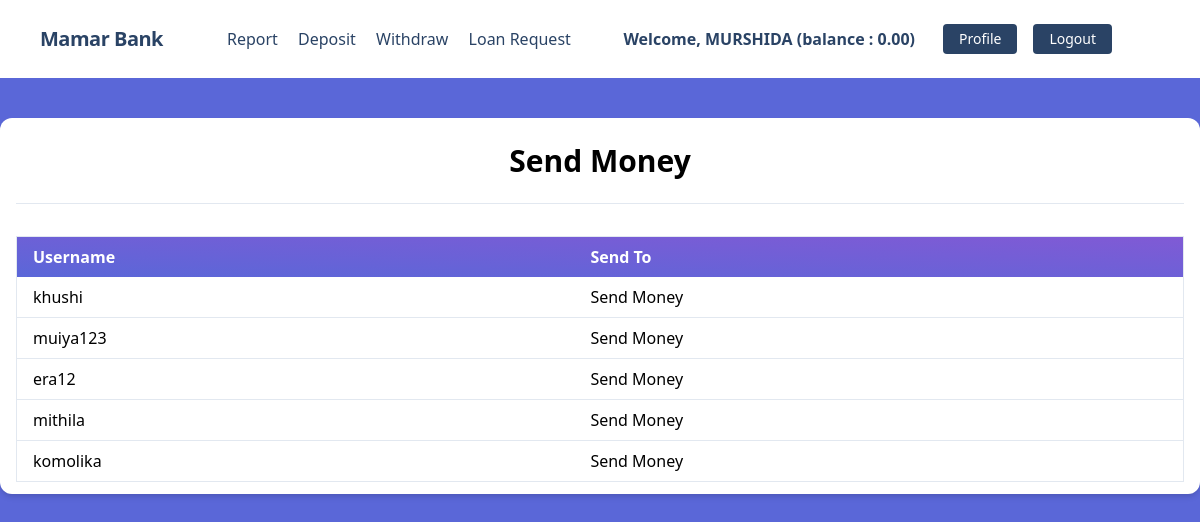
Page /transactions/send-money-page/ (signed in) on the committed database.
### accounts/models.py (models this page shows, shortened)
class UserBankAccount(models.Model):
    user = models.OneToOneField(User, related_name='account',on_delete=models.CASCADE)
    account_type = models.CharField(max_length=10,choices=ACCOUNT_TYPE)
    account_no = models.IntegerField(unique = True)  # duijon user er account no kokhono same hote parbe na
    birth_date = models.DateField(null=True,blank=True)
    gender= models.CharField(max_length=10,choices=GENDER)
    initial_deposite_date = models.DateField(auto_now_add=True)
    balance = models.DecimalField(default=0, max_digits=12, decimal_places=2)

### transactions/views.py (the view)
# urls.py: path("send-money-page/", SendMoneyPageView.as_view(), name="send_money_page"),
class SendMoneyPageView(LoginRequiredMixin, ListView):
    model = UserBankAccount
    template_name = 'transactions/send_money_page.html'
    context_object_name = 'user_accounts'  # Name to use in the template for the list of objects

### transactions/templates/transactions/send_money_page.html (shortened to what this page needs)
{% extends 'core/base.html' %}
{% block body %}
  <div class="my-10 py-3 px-4 bg-white rounded-xl shadow-md">
    <h1 class="font-bold text-3xl text-center pb-5 pt-2">Send Money</h1>
    <hr />
    <table class="table-auto mx-auto w-full px-5 rounded-xl mt-8 border dark:border-neutral-500">
      <thead class="bg-purple-900 text-white text-left">
        <tr class="bg-gradient-to-tr from-indigo-600 to-purple-600 rounded-md py-2 px-4 text-white font-bold">
          <th class="px-4 py-2">Username</th>
          <th class="px-4 py-2">Send To</th>
        </tr>
      </thead>
      <tbody>
        {% for user_account in user_accounts %}
          <tr class="border-b dark:border-neutral-500">
            <td class="px-4 py-2">{{ user_account.user.username }}</td>
            <td class="px-4 py-2">
              <a href="{% url 'transactions:send_money' user_account.id %}">Send Money</a>
            </td>
          </tr>
        {% endfor %}
      </tbody>
    </table>
  </div>
{% endblock %}

### core/templates/core/navbar.html (shortened to what this page needs)
<nav class="flex items-center justify-between flex-wrap bg-white p-6 px-10">
    <div class="flex items-center flex-shrink-0 text-white mr-6">
        <span class="font-semibold text-xl tracking-tight text-blue-900"><a href="/">Mamar Bank</a></span>
    </div>
    <div class="w-full block flex-grow lg:flex lg:items-center lg:w-auto px-10">
        {% if request.user.is_authenticated %}
            <div class="text-md lg:flex-grow">
                <a href="{% url 'transactions:transaction_report' %}" class="block mt-4 lg:inline-block lg:mt-0 text-blue-900 hover:text-red-900 hover:font-black mr-4">
                    Report
                </a>
                <a href="{% url 'transactions:deposit_money' %}" class="block mt-4 lg:inline-block lg:mt-0 text-blue-900 hover:text-red-900 hover:font-black mr-4">
                    Deposit
                </a>
                <a href="{% url 'transactions:withdraw_money' %}" class="block mt-4 lg:inline-block lg:mt-0 text-blue-900 hover:text-red-900 hover:font-black mr-4">
                    Withdraw
                </a>
                <a href="{% url 'transactions:loan_request' %}" class="block mt-4 lg:inline-block lg:mt-0 text-blue-900 hover:text-red-900 hover:font-black mr-4">
                    Loan Request
                </a>
            </div>
            <div class="flex w-auto">
                <div class="text-blue-900 my-auto font-black px-5">Welcome, {{ request.user.first_name }} (balance : {{request.user.account.balance}}) </div>
                <a href="{% url 'profile' %}" class="mx-2 inline-block font-medium text-sm px-4 py-2 leading-none bg-blue-900 rounded text-white border-white hover:border-transparent hover:text-dark hover:bg-red-700 mt-4 lg:mt-0">Profile</a>
                <a href="{% url 'logout' %}" class="mx-2 inline-block font-medium text-sm px-4 py-2 leading-none bg-blue-900 rounded text-white border-white hover:border-transparent hover:text-dark hover:bg-red-700 mt-4 lg:mt-0">Logout</a>
            </div>
        {% endif %}
    </div>
</nav>

### rows in the picture
UserBankAccount: user.username "khushi"
UserBankAccount: user.username "muiya123"
UserBankAccount: user.username "era12"
UserBankAccount: user.username "mithila"
UserBankAccount: user.username "komolika"

### other values in the picture
{{ request.user.first_name }} "MURSHIDA"
{{ request.user.account.balance }} "0.00"
